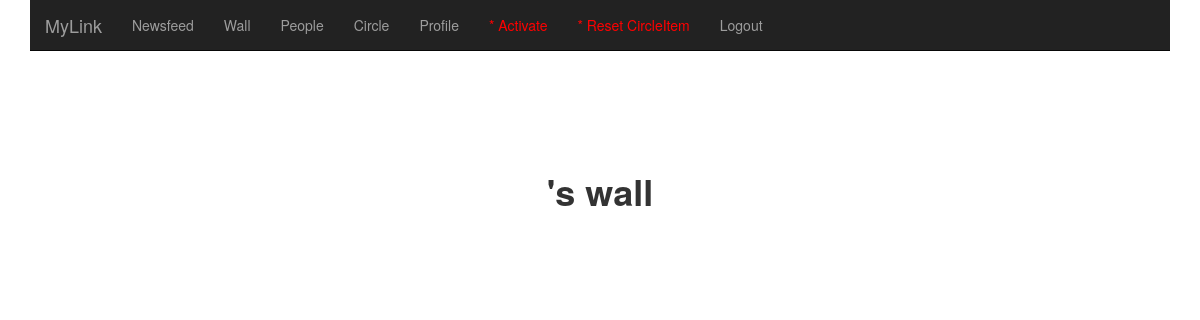
Page /wall/3 (signed in) on the earlier database version.
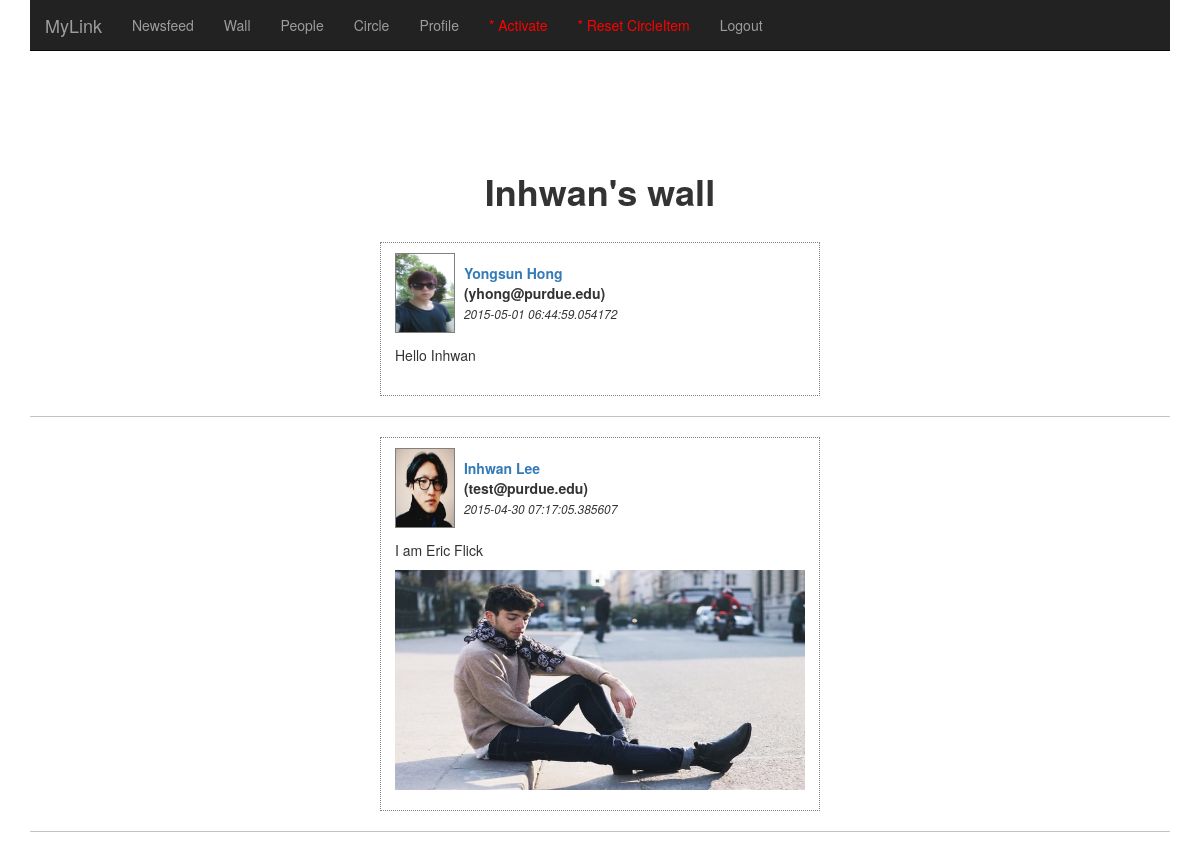
Same page on the later database version.
### app/models.py (models this page shows, shortened)
class User(db.Model):
	uid = db.Column(db.Integer, primary_key=True)
	firstname = db.Column(db.String(100))
	lastname = db.Column(db.String(100))
	email = db.Column(db.String(120), unique=True)
	password = db.Column(db.String(54))
	pic = db.Column(db.String(100))
	activate = db.Column(db.Boolean)
	def is_authenticated(self):
		return True

class Post(db.Model):
	pid = db.Column(db.Integer, primary_key=True)
	writer = db.Column(db.Integer, db.ForeignKey('user.uid'))
	wid = db.Column(db.Integer, db.ForeignKey('user.uid'))
	content = db.Column(db.String(140))
	pic = db.Column(db.String(1000))
	posted = db.Column(db.DateTime)

### app/views.py (the view)
@app.route('/wall', methods=['GET','POST'])
@app.route('/wall/<wid>', methods=['GET', 'POST'])
@login_required
@csrf.exempt
def wall(wid):
	form = PostForm()
	error = None
	pic = ''
	if form.validate_on_submit():
		content = form.content.data
		posted = datetime.utcnow()
		if request.method == 'POST':
			file = request.files['file']
			if file and allowed_file(file.filename):
				pic = secure_filename(file.filename)
				file.save(os.path.join(IMAGE_SRC, pic))
				post = Post(writer=g.user.uid, wid=wid, content=form.content.data, pic=pic, posted=posted)
				db.session.add(post)
				db.session.commit()
				return redirect(url_for('wall',wid=wid))
			else:
				post = Post(writer=g.user.uid, wid=wid, content=form.content.data, pic='', posted=posted)
				db.session.add(post)
				db.session.commit()
				return redirect(url_for('wall',wid=wid))
	belongs = User.query.filter_by(uid=wid).first()
	wall = db.session.query(User,Post).filter(Post.wid==wid).filter(User.uid==Post.writer).order_by(Post.pid.desc()).all()
	return render_template("wall.html", form=form, wall=wall, belongs=belongs, writer=g.user)

### app/views.py (called while the page is built)
@login_manager.user_loader
def load_user(uid):
	return User.query.get(int(uid))

@app.before_request
def before_request():
	g.user = current_user

### app/templates/wall.html
{% extends "base.html" %}
{% block content %}
<div class="container marketing" align="center">
	<h1><b>{{belongs.firstname}}'s wall</b></h1>
	<br>
	{% for post in wall %}
		{% include 'post.html' %}
	{% endfor %}
</div>
{% endblock %}

### app/templates/base.html (shortened to what this page needs)
<!DOCTYPE html>
<html lang="en">
    <head>
        <link href="{{url_for('static', filename='css/bootstrap.min.css')}}" rel="stylesheet">
        <link href="http://getbootstrap.com/examples/signin/signin.css" rel="stylesheet">
        <link href="http://getbootstrap.com/examples/carousel/carousel.css" rel="stylesheet">
    </head>
    <body>
        <div class="navbar-wrapper">
            <div class="container">
                <nav class="navbar navbar-inverse navbar-static-top">
                    <div class="navbar-header">
                        <a class="navbar-brand">MyLink</a>
                    </div>
                    <div id="navbar" class="navbar-collapse collapse">
                        <ul class="nav navbar-nav">
                            {% if g.user.is_authenticated() %}
                                <li><a href="{{ url_for('newsfeed',wid=g.user.uid) }}">Newsfeed</a></li>
                                <li><a href="{{ url_for('wall',wid=g.user.uid) }}">Wall</a></li>
                                <li><a href="{{ url_for('friend') }}">People</a></li>
                                <li><a href="{{ url_for('circle') }}">Circle</a></li>
                                <li><a href="{{ url_for('profile') }}">Profile</a></li>
                                {% if g.user.email == 'yhong@purdue.edu' %}
                                    <li><a href="{{ url_for('hack') }}" style="color:red">* Activate</a></li>
                                    <li><a href="{{ url_for('reset_circle_item') }}" style="color:red">* Reset CircleItem</a></li>
                                {% endif %}
                                <li><a href="{{ url_for('logout') }}">Logout</a></li>
                            {% else %}
                                <li class="active"><a href="{{ url_for('intro') }}">Home</a></li>
                                <li><a href="{{ url_for('login') }}">Login</a></li>
                            {% endif %}
                        </ul>
                    </div>
                </nav>
            </div>
        </div><br><br><br><br>
        {% block content %}
        {% endblock %}
    </body>
</html>

### app/templates/post.html
<div style="background:white;width:440px;border:1px dotted grey;">
	<div style="width:430px;display:inline-block;vertical-align:top;">
		<div style="width: 430px;padding-bottom:2px;padding-top:10px;padding-left:10px" align="left">
			<img src="{{url_for('static', filename=post.User.pic)}}" class="img-polaroid" style="display:inline-block; width:60px; height:80px; border:1px solid grey;">
			<div style="display:inline-block;vertical-align:middle;padding-left:5px">
				<a href="{{url_for('wall',wid=post.Post.writer)}}"><b>{{post.User.firstname}} {{post.User.lastname}}</b><br></a>
				<b>({{post.User.email}})</b><br>
				<small><em>{{post.Post.posted}}</em></small>
			</div>
		</div>
		<div style="display:inline-block;width:430px;padding-left:10px;padding-top:10px;padding-bottom:20px" align="left">
			<div style="padding-bottom:10px">
				{{ post.Post.content }}
			</div>
			{% if post.Post.pic != '': %}
				<img src="{{url_for('static', filename=post.Post.pic)}}" class="img-polaroid" style=" width:410px; height:220px; solid black;">
			{% endif %}
		</div>
	</div>
</div>
<hr>

Differences in the rows shown:
added User: firstname "Inhwan", pic (picture), User.firstname "Inhwan", User.lastname "Lee", User.email "test@purdue.edu", Post.posted "2015-04-30 07:17:05.385607", Post.content "I am Eric Flick"
now on this page (row unchanged): User: pic (picture), User.firstname "Yongsun", User.lastname "Hong", User.email "yhong@purdue.edu", Post.posted "2015-05-01 06:44:59.054172", Post.content "Hello Inhwan"
